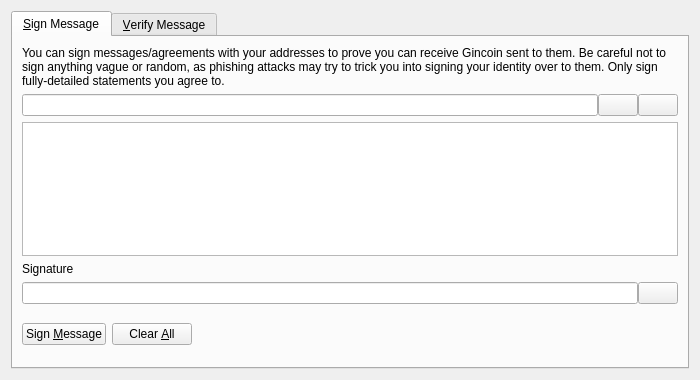
<?xml version="1.0" encoding="UTF-8"?>
<ui version="4.0">
 <class>SignVerifyMessageDialog</class>
 <widget class="QDialog" name="SignVerifyMessageDialog">
  <property name="geometry">
   <rect>
    <x>0</x>
    <y>0</y>
    <width>700</width>
    <height>380</height>
   </rect>
  </property>
  <property name="windowTitle">
   <string>Signatures - Sign / Verify a Message</string>
  </property>
  <property name="modal">
   <bool>true</bool>
  </property>
  <layout class="QVBoxLayout" name="verticalLayout">
   <item>
    <widget class="QTabWidget" name="tabWidget">
     <property name="currentIndex">
      <number>0</number>
     </property>
     <widget class="QWidget" name="tabSignMessage">
      <attribute name="title">
       <string>&amp;Sign Message</string>
      </attribute>
      <layout class="QVBoxLayout" name="verticalLayout_SM">
       <item>
        <widget class="QLabel" name="infoLabel_SM">
         <property name="text">
          <string>You can sign messages/agreements with your addresses to prove you can receive Gincoin sent to them. Be careful not to sign anything vague or random, as phishing attacks may try to trick you into signing your identity over to them. Only sign fully-detailed statements you agree to.</string>
         </property>
         <property name="textFormat">
          <enum>Qt::PlainText</enum>
         </property>
         <property name="wordWrap">
          <bool>true</bool>
         </property>
        </widget>
       </item>
       <item>
        <layout class="QHBoxLayout" name="horizontalLayout_1_SM">
         <property name="spacing">
          <number>0</number>
         </property>
         <item>
          <widget class="QValidatedLineEdit" name="addressIn_SM">
           <property name="toolTip">
            <string>The Gincoin address to sign the message with</string>
           </property>
          </widget>
         </item>
         <item>
          <widget class="QPushButton" name="addressBookButton_SM">
           <property name="toolTip">
            <string>Choose previously used address</string>
           </property>
           <property name="text">
            <string/>
           </property>
           <property name="shortcut">
            <string>Alt+A</string>
           </property>
           <property name="autoDefault">
            <bool>false</bool>
           </property>
          </widget>
         </item>
         <item>
          <widget class="QPushButton" name="pasteButton_SM">
           <property name="toolTip">
            <string>Paste address from clipboard</string>
           </property>
           <property name="text">
            <string/>
           </property>
           <property name="shortcut">
            <string>Alt+P</string>
           </property>
           <property name="autoDefault">
            <bool>false</bool>
           </property>
          </widget>
         </item>
        </layout>
       </item>
       <item>
        <widget class="QPlainTextEdit" name="messageIn_SM">
         <property name="toolTip">
          <string>Enter the message you want to sign here</string>
         </property>
        </widget>
       </item>
       <item>
        <widget class="QLabel" name="signatureLabel_SM">
         <property name="text">
          <string>Signature</string>
         </property>
         <property name="textFormat">
          <enum>Qt::PlainText</enum>
         </property>
        </widget>
       </item>
       <item>
        <layout class="QHBoxLayout" name="horizontalLayout_2_SM">
         <property name="spacing">
          <number>0</number>
         </property>
         <item>
          <widget class="QLineEdit" name="signatureOut_SM">
           <property name="font">
            <font>
             <italic>true</italic>
            </font>
           </property>
           <property name="readOnly">
            <bool>true</bool>
           </property>
          </widget>
         </item>
         <item>
          <widget class="QPushButton" name="copySignatureButton_SM">
           <property name="toolTip">
            <string>Copy the current signature to the system clipboard</string>
           </property>
           <property name="text">
            <string/>
           </property>
           <property name="autoDefault">
            <bool>false</bool>
           </property>
          </widget>
         </item>
        </layout>
       </item>
       <item>
        <layout class="QHBoxLayout" name="horizontalLayout_3_SM">
         <item>
          <widget class="QPushButton" name="signMessageButton_SM">
           <property name="toolTip">
            <string>Sign the message to prove you own this Gincoin address</string>
           </property>
           <property name="text">
            <string>Sign &amp;Message</string>
           </property>
           <property name="autoDefault">
            <bool>false</bool>
           </property>
          </widget>
         </item>
         <item>
          <widget class="QPushButton" name="clearButton_SM">
           <property name="toolTip">
            <string>Reset all sign message fields</string>
           </property>
           <property name="text">
            <string>Clear &amp;All</string>
           </property>
           <property name="autoDefault">
            <bool>false</bool>
           </property>
          </widget>
         </item>
         <item>
          <spacer name="horizontalSpacer_1_SM">
           <property name="orientation">
            <enum>Qt::Horizontal</enum>
           </property>
           <property name="sizeHint" stdset="0">
            <size>
             <width>40</width>
             <height>48</height>
            </size>
           </property>
          </spacer>
         </item>
         <item>
          <widget class="QLabel" name="statusLabel_SM">
           <property name="font">
            <font>
             <weight>75</weight>
             <bold>true</bold>
            </font>
           </property>
           <property name="text">
            <string/>
           </property>
           <property name="wordWrap">
            <bool>true</bool>
           </property>
          </widget>
         </item>
         <item>
          <spacer name="horizontalSpacer_2_SM">
           <property name="orientation">
            <enum>Qt::Horizontal</enum>
           </property>
           <property name="sizeHint" stdset="0">
            <size>
             <width>40</width>
             <height>48</height>
            </size>
           </property>
          </spacer>
         </item>
        </layout>
       </item>
      </layout>
     </widget>
     <widget class="QWidget" name="tabVerifyMessage">
      <attribute name="title">
       <string>&amp;Verify Message</string>
      </attribute>
      <layout class="QVBoxLayout" name="verticalLayout_VM">
       <item>
        <widget class="QLabel" name="infoLabel_VM">
         <property name="text">
          <string>Enter the receiver's address, message (ensure you copy line breaks, spaces, tabs, etc. exactly) and signature below to verify the message. Be careful not to read more into the signature than what is in the signed message itself, to avoid being tricked by a man-in-the-middle attack. Note that this only proves the signing party receives with the address, it cannot prove sendership of any transaction!</string>
         </property>
         <property name="textFormat">
          <enum>Qt::PlainText</enum>
         </property>
         <property name="alignment">
          <set>Qt::AlignLeading|Qt::AlignLeft|Qt::AlignTop</set>
         </property>
         <property name="wordWrap">
          <bool>true</bool>
         </property>
        </widget>
       </item>
       <item>
        <layout class="QHBoxLayout" name="horizontalLayout_1_VM">
         <property name="spacing">
          <number>0</number>
         </property>
         <item>
          <widget class="QValidatedLineEdit" name="addressIn_VM">
           <property name="toolTip">
            <string>The Gincoin address the message was signed with</string>
           </property>
          </widget>
         </item>
         <item>
          <widget class="QPushButton" name="addressBookButton_VM">
           <property name="toolTip">
            <string>Choose previously used address</string>
           </property>
           <property name="text">
            <string/>
           </property>
           <property name="shortcut">
            <string>Alt+A</string>
           </property>
           <property name="autoDefault">
            <bool>false</bool>
           </property>
          </widget>
         </item>
        </layout>
       </item>
       <item>
        <widget class="QPlainTextEdit" name="messageIn_VM"/>
       </item>
       <item>
        <widget class="QValidatedLineEdit" name="signatureIn_VM"/>
       </item>
       <item>
        <layout class="QHBoxLayout" name="horizontalLayout_2_VM">
         <item>
          <widget class="QPushButton" name="verifyMessageButton_VM">
           <property name="toolTip">
            <string>Verify the message to ensure it was signed with the specified Gincoin address</string>
           </property>
           <property name="text">
            <string>Verify &amp;Message</string>
           </property>
           <property name="autoDefault">
            <bool>false</bool>
           </property>
          </widget>
         </item>
         <item>
          <widget class="QPushButton" name="clearButton_VM">
           <property name="toolTip">
            <string>Reset all verify message fields</string>
           </property>
           <property name="text">
            <string>Clear &amp;All</string>
           </property>
           <property name="autoDefault">
            <bool>false</bool>
           </property>
          </widget>
         </item>
         <item>
          <spacer name="horizontalSpacer_1_VM">
           <property name="orientation">
            <enum>Qt::Horizontal</enum>
           </property>
           <property name="sizeHint" stdset="0">
            <size>
             <width>40</width>
             <height>48</height>
            </size>
           </property>
          </spacer>
         </item>
         <item>
          <widget class="QLabel" name="statusLabel_VM">
           <property name="font">
            <font>
             <weight>75</weight>
             <bold>true</bold>
            </font>
           </property>
           <property name="text">
            <string/>
           </property>
           <property name="wordWrap">
            <bool>true</bool>
           </property>
          </widget>
         </item>
         <item>
          <spacer name="horizontalSpacer_2_VM">
           <property name="orientation">
            <enum>Qt::Horizontal</enum>
           </property>
           <property name="sizeHint" stdset="0">
            <size>
             <width>40</width>
             <height>48</height>
            </size>
           </property>
          </spacer>
         </item>
        </layout>
       </item>
      </layout>
     </widget>
    </widget>
   </item>
  </layout>
 </widget>
 <customwidgets>
  <customwidget>
   <class>QValidatedLineEdit</class>
   <extends>QLineEdit</extends>
   <header>qvalidatedlineedit.h</header>
  </customwidget>
 </customwidgets>
 <resources>
  <include location="../dash.qrc"/>
 </resources>
 <connections/>
</ui>
